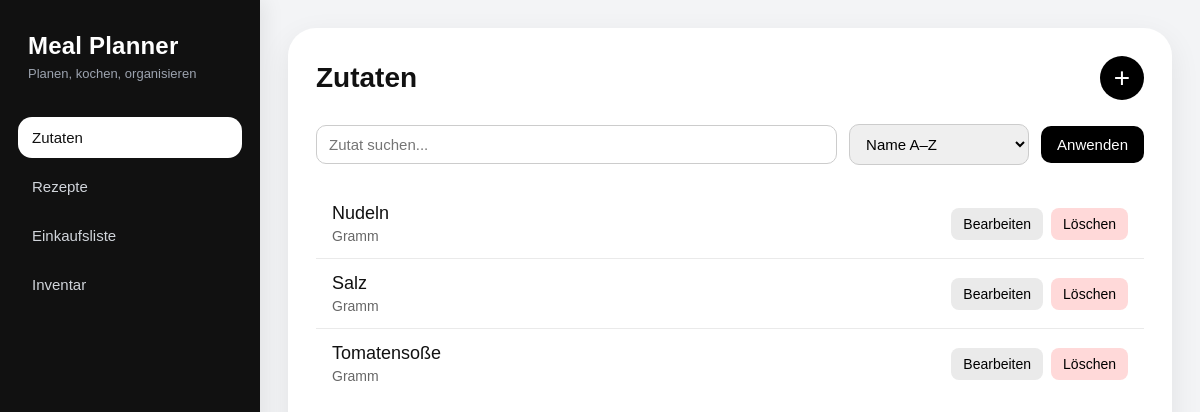
Before: /ingredients/ with the older database file.
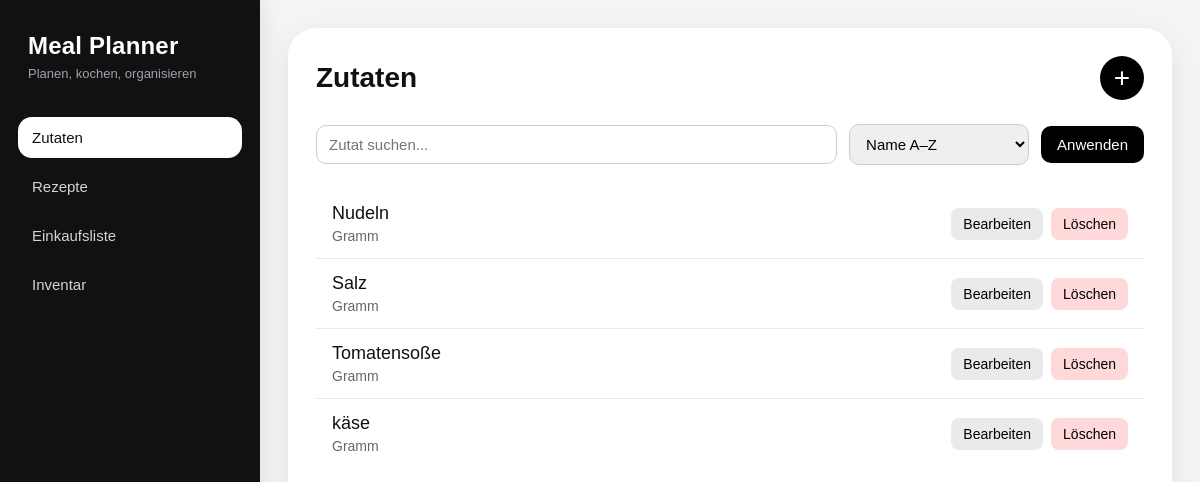
After: the same page with the newer database file.
### ingredients/models.py (models this page shows, shortened)
class Ingredient(models.Model):
    name = models.CharField(max_length=100, unique=True)
    default_unit = models.CharField(
        max_length=10,
        choices=Unit.choices,
        default=Unit.GRAM,
    )

### ingredients/views.py (the view, shortened to what this page needs)
# urls.py: path("", ingredient_list, name="list"),
def ingredient_list(request):
    search_query = request.GET.get("q", "").strip()
    sort = request.GET.get("sort", "name_asc")
    ingredients = Ingredient.objects.all()
    if search_query:
        ingredients = ingredients.filter(name__icontains=search_query)
    if sort == "name_desc":
        ingredients = ingredients.order_by("-name")
    elif sort == "unit_asc":
        ingredients = ingredients.order_by("default_unit", "name")
    elif sort == "unit_desc":
        ingredients = ingredients.order_by("-default_unit", "name")
    else:
        ingredients = ingredients.order_by("name")
    create_form = IngredientForm()
    edit_form = None
    edit_ingredient_id = None
    create_modal_open = False
    edit_modal_open = False
    if edit_form is None:
        edit_form = IngredientForm()
    context = {
        "ingredients": ingredients,
        "create_form": create_form,
        "edit_form": edit_form,
        "edit_ingredient_id": edit_ingredient_id,
        "create_modal_open": create_modal_open,
        "edit_modal_open": edit_modal_open,
        "search_query": search_query,
        "sort": sort,
        "sort_options": [
            ("name_asc", "Name A–Z"),
            ("name_desc", "Name Z–A"),
            ("unit_asc", "Einheit A–Z"),
            ("unit_desc", "Einheit Z–A"),
        ],
    }
    return render(request, "ingredients/ingredient_list.html", context)

### ingredients/forms.py (shortened to what this page needs)
class IngredientForm(forms.ModelForm):
    class Meta:
        model = Ingredient
        fields = ["name", "default_unit"]
        labels = {
            "name": "Name",
            "default_unit": "Standard-Einheit",
        }
        widgets = {
            "name": forms.TextInput(attrs={"class": "form-control"}),
            "default_unit": forms.Select(attrs={"class": "form-control"}),
        }

### ingredients/templates/ingredients/ingredient_list.html (shortened to what this page needs)
{% extends "base.html" %}
{% load static %}
{% block extra_css %}
<link rel="stylesheet" href="{% static 'ingredients/css/ingredient_list.css' %}">
{% endblock %}
{% block content %}
<div class="page">
    <div class="page-header">
        <h1 class="page-title">Zutaten</h1>
        <button class="add-button" id="openCreateModalBtn" type="button">+</button>
    </div>
    <form method="get" class="filter-bar">
        <div class="filter-group search-group">
            <input
                type="text"
                name="q"
                placeholder="Zutat suchen..."
                value="{{ search_query }}"
                class="search-input"
            >
        </div>
        <div class="filter-group">
            <select name="sort" class="sort-select">
                {% for value, label in sort_options %}
                    <option value="{{ value }}" {% if sort == value %}selected{% endif %}>
                        {{ label }}
                    </option>
                {% endfor %}
            </select>
        </div>
        <button type="submit" class="filter-btn">Anwenden</button>
    </form>
    {% if ingredients %}
        <ul class="ingredient-list">
            {% for ingredient in ingredients %}
                <li class="ingredient-item">
                    <div class="ingredient-main">
                        <span class="ingredient-name">{{ ingredient.name }}</span>
                        <span class="ingredient-unit">{{ ingredient.get_default_unit_display }}</span>
                    </div>
                    <div class="ingredient-actions">
                        <button
                            type="button"
                            class="action-btn edit-btn open-edit-modal-btn"
                            data-id="{{ ingredient.id }}"
                            data-name="{{ ingredient.name }}"
                            data-unit="{{ ingredient.default_unit }}"
                        >
                            Bearbeiten
                        </button>
                        <form method="post" class="delete-form" onsubmit="return confirm('Möchtest du diese Zutat wirklich löschen?');">
                            <button type="submit" class="action-btn delete-btn">Löschen</button>
                        </form>
                    </div>
                </li>
            {% endfor %}
        </ul>
    {% endif %}
</div>
{% endblock %}

Changed rows visible on the page:
added Ingredient: name "käse", default_unit "Gramm"
